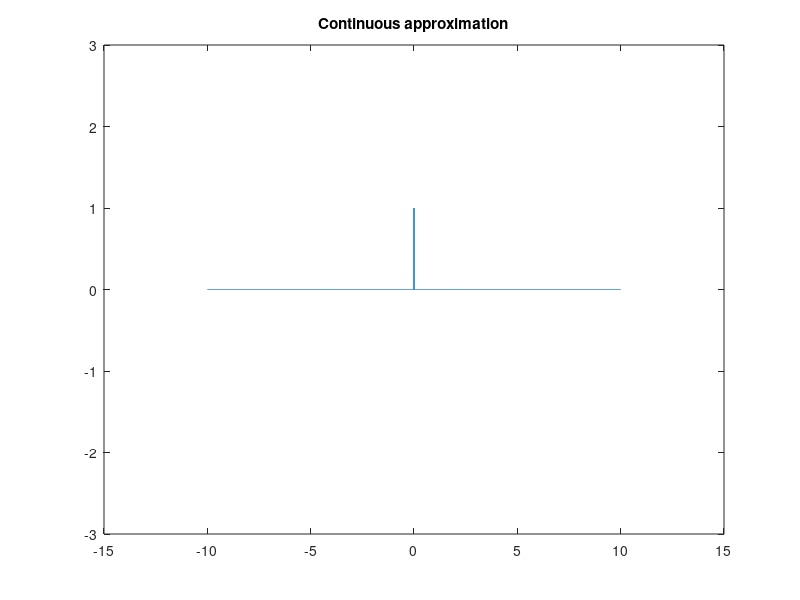
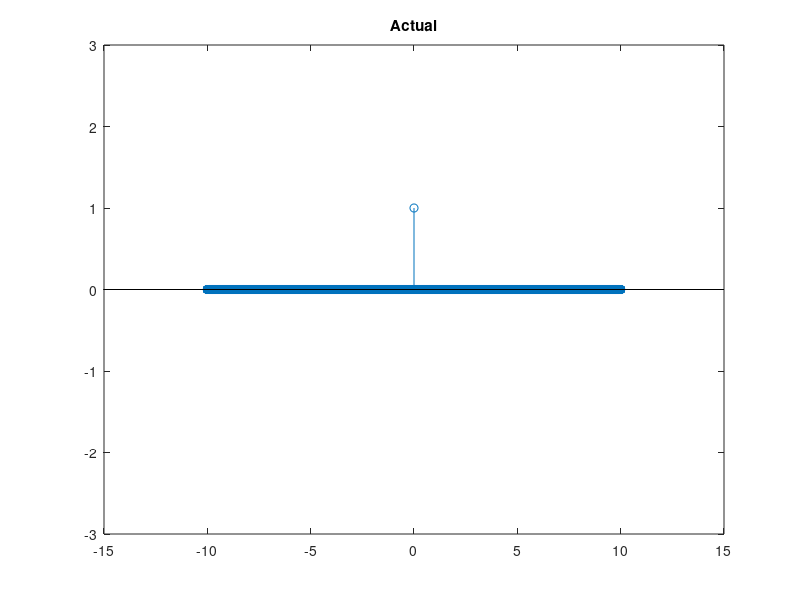

Recreate these plots in MATLAB, in order.
%Plotting unit impulse function
close all
clear
clc

fs=1000;
a=1;
t=-10:1/fs:10;
y=zeros(1,length(t));
for i=1:length(t)
  if(t(i)==0)
    y(i)=a;
  else
    y(i)=0;
  end
end

figure
plot(t,y)
xlim([-15 15])
ylim([-3 3])  
title('Continuous approximation')

figure
stem(t,y)
xlim([-15 15])
ylim([-3 3])
title('Actual')  